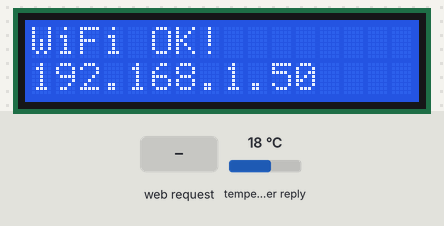
Simulated run of this sketch. Board: ESP8266 (NodeMCU). Shown: 16×2 character LCD. Inputs (shaded band) come from the test bench; at power-on: temperature in the weather reply 18 °C. WiFi joins after 1.5 s; servers stay silent unless stated; uploads are accepted with an empty reply; the local clock reads 2024-03-15 10:24:30 at power-on unless the sketch sets it; web services answer with replies made up by the test bench; what the sketch prints to the serial monitor is not drawn.

Above: at 4.7 s.
At 8.0 s:
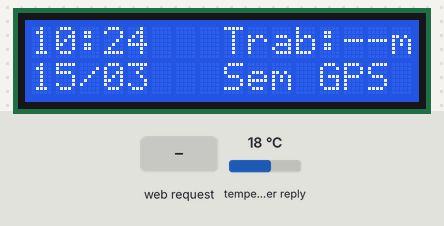
8.1 s: HTTP request GET /gps?lat=1&lon=1&destLat=1 received
At 9.8 s:
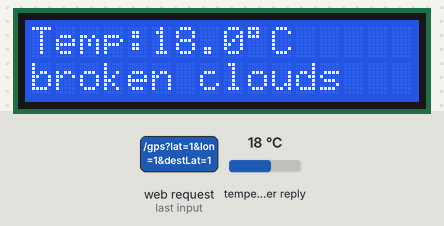
At 12.3 s:
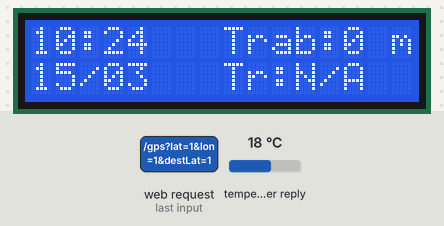
Timing chart, 0 to 13.8 s (numbered marks = the images above; inputs shaded):
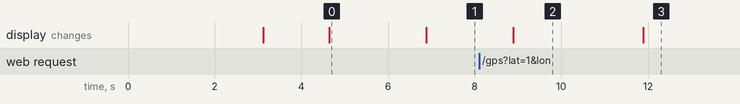

Measured:
- after the input at 8.1 s, the display: first differs from a run without the input after 3.8 s (image 3)
- what the display in image 0 shows lasts 2.3 s, from 4.6 s to 6.9 s
- what the display in image 2 shows lasts 3.0 s, from 8.9 s to 11.9 s

The sketch:

MotoSync.ino
```cpp
#include <ESP8266WiFi.h>
#include <ESP8266HTTPClient.h>
#include <ESP8266WebServer.h>
#include <ESP8266mDNS.h>
#include <ArduinoJson.h>
#include <Wire.h>
#include <LiquidCrystal_I2C.h>
#include <ThreeWire.h>
#include <RtcDS1302.h>

// ===== LCD CONFIG =====
LiquidCrystal_I2C lcd(0x27, 16, 2);  // Endereço I2C 0x27, LCD 16x2


// ===== WEB SERVER CONFIG =====
ESP8266WebServer server(80);

// ===== NTP CONFIG =====
const char* ntpServer = "pool.ntp.org";
const long gmtOffset_sec = -10800;  // UTC-3 Brasil
const int daylightOffset_sec = 0;

// ===== RTC CONFIG (DS1302) =====
ThreeWire myWire(12, 14, 13); // DAT (GPIO12/D6), CLK (GPIO14/D5), RST (GPIO13/D7)
RtcDS1302<ThreeWire> Rtc(myWire);

// ===== OpenWeatherMap CONFIG =====
String apiKey = "SUA_API_KEY_OPENWEATHERMAP";   // pegue no site https://openweathermap.org/
String city = "Belo Horizonte";
String country = "BR";

// ===== TomTom CONFIG (Trânsito) =====
// Cole aqui sua chave gerada no portal: https://developer.tomtom.com/
String tomtomApiKey = "SUA_API_KEY_TOMTOM";
// Coordenadas Fixas de Referência
const float HOME_LAT = -19.920198; // Coordenadas da sua Casa
const float HOME_LON = -44.089905;
const float WORK_LAT = -19.930240; // Coordenadas do Trabalho (CEFET-MG Nova Suica)
const float WORK_LON = -43.987770;

// Destino Dinâmico Atual
String destLatAtual = "-19.930240";  // Inicia apontando para o CEFET
String destLonAtual = "-43.987770";
String nomeDestino = "Trab";         // Nome padrão do destino

// ===== Variáveis Globais =====
unsigned long lastWeatherUpdate = 0;
unsigned long lastTrafficUpdate = 0;
unsigned long lastDisplayUpdate = 0;

float temperatura = 0;
String condicao = "N/A";

// GPS dinâmico enviado pelo celular
String latAtual = "";
String lonAtual = "";
bool gpsRecebido = false;
int tempoTrabalhoMinutos = 0;
String statusTransito = "N/A";

// Protótipos das funções
void atualizarClima();
void atualizarTransito();
void handleGPSUpdate();
void handleNotFound();

void setup() {
  Serial.begin(115200);

  // Inicializa LCD
  lcd.init();
  lcd.backlight();
  lcd.setCursor(0,0);
  lcd.print("Iniciando...");

  // Mensagem de boas-vindas
  lcd.clear();
  lcd.setCursor(3,0);
  lcd.print(" MotoSync ");
  lcd.setCursor(0,1);
  lcd.print("   Bem-vindo! ");
  delay(3000);  // mostra por 3 segundos

  // Inicializa RTC
  Rtc.Begin();

  // Configura Wi-Fi para o Roteador do Celular (SSID "CEFETMG")
  const char* ssid = "CEFETMG";
  const char* password = "SUA_SENHA_WIFI";
  WiFi.begin(ssid, password);

  lcd.setCursor(0,1);
  lcd.print("Conectando Wi-Fi");

  int tentativas = 0;
  while (WiFi.status() != WL_CONNECTED && tentativas < 20) {
    delay(500);
    tentativas++;
    lcd.print(".");
  }

  if (WiFi.status() == WL_CONNECTED) {
    lcd.clear();
    lcd.setCursor(0,0);
    lcd.print("WiFi OK!");
    lcd.setCursor(0,1);
    lcd.print(WiFi.localIP());
    Serial.print("Conectado na rede: ");
    Serial.println(WiFi.SSID());
    Serial.print("IP: ");
    Serial.println(WiFi.localIP());
    delay(2000);

    // Configura NTP
    configTime(gmtOffset_sec, daylightOffset_sec, ntpServer);

    // Atualiza RTC com hora NTP
    struct tm timeinfo;
    time_t now = time(nullptr);
    int checkTime = 0;
    while (now < 8 * 3600 * 2 && checkTime < 10) { // Aguarda sincronizar com NTP
      delay(500);
      now = time(nullptr);
      checkTime++;
    }

    struct tm* timeinfo_ptr = localtime(&now);
    if (now > 100000) { // Se obteve hora válida
      RtcDateTime ntpTime(
        timeinfo_ptr->tm_year + 1900,
        timeinfo_ptr->tm_mon + 1,
        timeinfo_ptr->tm_mday,
        timeinfo_ptr->tm_hour,
        timeinfo_ptr->tm_min,
        timeinfo_ptr->tm_sec
      );
      Rtc.SetDateTime(ntpTime);
      Serial.println("RTC atualizado via NTP!");
    } else {
      Serial.println("Falha ao obter hora NTP!");
    }

    // Atualiza clima na inicialização
    atualizarClima();

  } else {
    lcd.clear();
    lcd.setCursor(0,0);
    lcd.print("Sem WiFi!");
    delay(2000);
  }

  // --- Inicializa Servidor Web ---
  server.on("/gps", HTTP_GET, handleGPSUpdate);
  server.onNotFound(handleNotFound);
  server.begin();
  Serial.println("Servidor HTTP iniciado na porta 80.");

  // --- Inicializa DNS Local (motosync.local) ---
  if (MDNS.begin("motosync")) {
    Serial.println("MDNS ativo! Acesse via: http://motosync.local/gps");
    MDNS.addService("http", "tcp", 80);
  }
}

void loop() {
  // Mantém os servidores HTTP e mDNS rodando ativamente (Não bloqueante!)
  server.handleClient();
  MDNS.update();

  // Reconexão inteligente e dinâmica se perder o Wi-Fi do celular
  if (WiFi.status() != WL_CONNECTED) {
    static unsigned long lastReconnectAttempt = 0;
    if (millis() - lastReconnectAttempt > 5000) { // Tenta reconectar a cada 5 segundos sem travar o loop
      lastReconnectAttempt = millis();
      Serial.println("Conexao Wi-Fi perdida! Reconectando ao Roteador...");
      WiFi.begin("CEFETMG", "SUA_SENHA_WIFI");
    }
  }

  // Código não-bloqueante para gerenciar o display LCD a cada 1 segundo
  if (millis() - lastDisplayUpdate > 1000) {
    lastDisplayUpdate = millis();

    // Alterna entre 2 telas (Ciclo total de 11 segundos: 8s principal, 3s clima)
    int cicloTime = millis() % 11000;
    int telaAtual = (cicloTime < 8000) ? 0 : 1; // 0 = Principal (Relógio + Trânsito), 1 = Clima
    static int ultimaTela = -1;

    // Só limpa a tela se ela mudar (evita flicker)
    if (telaAtual != ultimaTela) {
      lcd.clear();
      ultimaTela = telaAtual;
    }

    if (telaAtual == 0) {
      // ===== TELA 1: RELÓGIO + DATA + TRÂNSITO PARA O TRABALHO =====
      RtcDateTime now = Rtc.GetDateTime();
      char line0[17];
      char line1[17];

      // Formata a Hora (HH:MM)
      char timeStr[6];
      snprintf(timeStr, sizeof(timeStr), "%02u:%02u", now.Hour(), now.Minute());

      // Formata a Data (DD/MM)
      char dateStr[6];
      snprintf(dateStr, sizeof(dateStr), "%02u/%02u", now.Day(), now.Month());

      if (gpsRecebido) {
        char labelDest[5];
        snprintf(labelDest, sizeof(labelDest), "%-4s", nomeDestino.c_str());

        // Ex: "14:35   Casa:28m"
        snprintf(line0, sizeof(line0), "%-5s   %-4s:%-2dm", timeStr, labelDest, tempoTrabalhoMinutos);

        // Abrevia o status do trânsito para caber nos 5 caracteres restantes
        String transAbbrev = statusTransito;
        if (transAbbrev == "Moderado") transAbbrev = "Mod. ";
        else if (transAbbrev == "Intenso") transAbbrev = "Int. ";
        else if (transAbbrev == "Livre") transAbbrev = "Livre";
        else transAbbrev = "N/A  ";

        // Ex: "30/05   Tr:Livre"
        snprintf(line1, sizeof(line1), "%-5s   Tr:%-5s", dateStr, transAbbrev.c_str());
      } else {
        char labelDest[5];
        snprintf(labelDest, sizeof(labelDest), "%-4s", nomeDestino.c_str());

        // Ex: "14:35   Trab:--m"
        snprintf(line0, sizeof(line0), "%-5s   %-4s:--m", timeStr, labelDest);
        // Ex: "30/05   Sem GPS "
        snprintf(line1, sizeof(line1), "%-5s   Sem GPS ", dateStr);
      }

      lcd.setCursor(0,0);
      lcd.print(line0);
      lcd.setCursor(0,1);
      lcd.print(line1);

    } else if (telaAtual == 1) {
      // ===== TELA 2: CLIMA =====
      lcd.setCursor(0,0);
      lcd.print("Temp:");
      lcd.print(temperatura, 1);
      lcd.print((char)223); // símbolo de grau
      lcd.print("C   ");

      lcd.setCursor(0,1);
      lcd.print(condicao);
      lcd.print("    ");
    }
  }

  // Atualiza clima a cada 10 minutos (Se conectado)
  if (WiFi.status() == WL_CONNECTED && millis() - lastWeatherUpdate > 600000) {
    atualizarClima();
  }

  // Atualiza trânsito a cada 3 minutos se o GPS estiver ativo (Para não gastar requests)
  if (WiFi.status() == WL_CONNECTED && gpsRecebido && millis() - lastTrafficUpdate > 180000) {
    atualizarTransito();
  }
}

// --- FUNÇÃO DO SERVIDOR WEB: Recebe GPS do Celular ---
void handleGPSUpdate() {
  if (server.hasArg("lat") && server.hasArg("lon")) {
    latAtual = server.arg("lat");
    lonAtual = server.arg("lon");

    // Corrige vírgulas para pontos (essencial para celulares em Português-BR!)
    latAtual.replace(",", ".");
    lonAtual.replace(",", ".");

    // Inteligência de Rota Automática baseada na proximidade
    float latF = latAtual.toFloat();
    float lonF = lonAtual.toFloat();

    float distToHome = sqrt(pow(latF - HOME_LAT, 2) + pow(lonF - HOME_LON, 2));
    float distToWork = sqrt(pow(latF - WORK_LAT, 2) + pow(lonF - WORK_LON, 2));

    const float PROXIMITY_RADIUS = 0.005; // Cerca de 500 metros

    if (distToHome < PROXIMITY_RADIUS) {
      destLatAtual = String(WORK_LAT, 6);
      destLonAtual = String(WORK_LON, 6);
      nomeDestino = "Trab";
    }
    else if (distToWork < PROXIMITY_RADIUS) {
      destLatAtual = String(HOME_LAT, 6);
      destLonAtual = String(HOME_LON, 6);
      nomeDestino = "Casa";
    }

    // Permite sobresscrever manualmente caso enviado pelo celular
    if (server.hasArg("destLat") && server.hasArg("destLon")) {
      destLatAtual = server.arg("destLat");
      destLonAtual = server.arg("destLon");
      destLatAtual.replace(",", ".");
      destLonAtual.replace(",", ".");
    }
    if (server.hasArg("nome")) {
      nomeDestino = server.arg("nome");
      if (nomeDestino.length() > 4) {
        nomeDestino = nomeDestino.substring(0, 4); // Limita a 4 caracteres para alinhar no LCD
      }
    }

    gpsRecebido = true;

    server.send(200, "text/plain", "GPS e Destino recebidos com sucesso!");

    Serial.print("GPS Atualizado: Lat=");
    Serial.print(latAtual);
    Serial.print(" | Lon=");
    Serial.print(lonAtual);
    Serial.print(" | Destino=");
    Serial.print(nomeDestino);
    Serial.print(" (");
    Serial.print(destLatAtual);
    Serial.print(",");
    Serial.print(destLonAtual);
    Serial.println(")");

    // Força a atualização do trânsito imediatamente
    atualizarTransito();
  } else {
    server.send(400, "text/plain", "Erro: Informe os parametros 'lat' e 'lon'.");
  }
}

void handleNotFound() {
  server.send(404, "text/plain", "MotoSync: Rota nao encontrada.");
}

// --- BUSCA CLIMA NA API OPENWEATHERMAP ---
void atualizarClima() {
  if (WiFi.status() == WL_CONNECTED) {
    WiFiClient client;
    HTTPClient http;

    String cidadeURL = city;
    cidadeURL.replace(" ", "%20");
    String url = "http://api.openweathermap.org/data/2.5/weather?q="
                + cidadeURL + "," + country + "&appid=" + apiKey + "&units=metric&lang=pt";

    if (http.begin(client, url)) {
      int httpCode = http.GET();

      if (httpCode == 200) {
        String payload = http.getString();
        DynamicJsonDocument doc(1024);
        DeserializationError error = deserializeJson(doc, payload);

        if (!error) {
          temperatura = doc["main"]["temp"];
          condicao = doc["weather"][0]["description"].as<String>();

          // Remove acentos
          condicao.replace("á", "a");
          condicao.replace("ã", "a");
          condicao.replace("â", "a");
          condicao.replace("é", "e");
          condicao.replace("ê", "e");
          condicao.replace("í", "i");
          condicao.replace("ó", "o");
          condicao.replace("õ", "o");
          condicao.replace("ô", "o");
          condicao.replace("ú", "u");
          condicao.replace("ç", "c");
        }
        lastWeatherUpdate = millis();
      }
      http.end();
    }
  }
}

// --- BUSCA ROTA E TRÂNSITO NA API TOMTOM ---
void atualizarTransito() {
  if (WiFi.status() == WL_CONNECTED && gpsRecebido) {
    WiFiClient client;
    HTTPClient http;

    // URL TomTom Routing API otimizada (retorna apenas o resumo, evitando estourar a RAM do ESP8266)
    String url = "http://api.tomtom.com/routing/1/calculateRoute/"
                 + latAtual + "," + lonAtual + ":" + destLatAtual + "," + destLonAtual
                 + "/json?key=" + tomtomApiKey + "&traffic=true&travelMode=car&routeRepresentation=summaryOnly";

    if (http.begin(client, url)) {
      int httpCode = http.GET();

      if (httpCode == 200) {
        String payload = http.getString();

        // Aloca espaço suficiente para o JSON otimizado
        DynamicJsonDocument doc(1024);
        DeserializationError error = deserializeJson(doc, payload);

        if (!error) {
          long tempoSegundos = doc["routes"][0]["summary"]["travelTimeInSeconds"];
          long atrasoSegundos = doc["routes"][0]["summary"]["trafficDelayInSeconds"];

          tempoTrabalhoMinutos = tempoSegundos / 60;

          // Determina o status do trânsito com base no atraso em segundos (trafficDelayInSeconds)
          if (atrasoSegundos <= 60) {
            statusTransito = "Livre";
          } else if (atrasoSegundos <= 300) {
            statusTransito = "Moderado";
          } else {
            statusTransito = "Intenso";
          }

          Serial.print("Tempo TomTom: ");
          Serial.print(tempoTrabalhoMinutos);
          Serial.print(" min | Status: ");
          Serial.println(statusTransito);
        } else {
          Serial.print("Erro parse TomTom: ");
          Serial.println(error.c_str());
        }
        lastTrafficUpdate = millis();
      } else {
        Serial.print("Erro HTTP TomTom: ");
        Serial.println(httpCode);
      }
      http.end();
    }
  }
}
```
